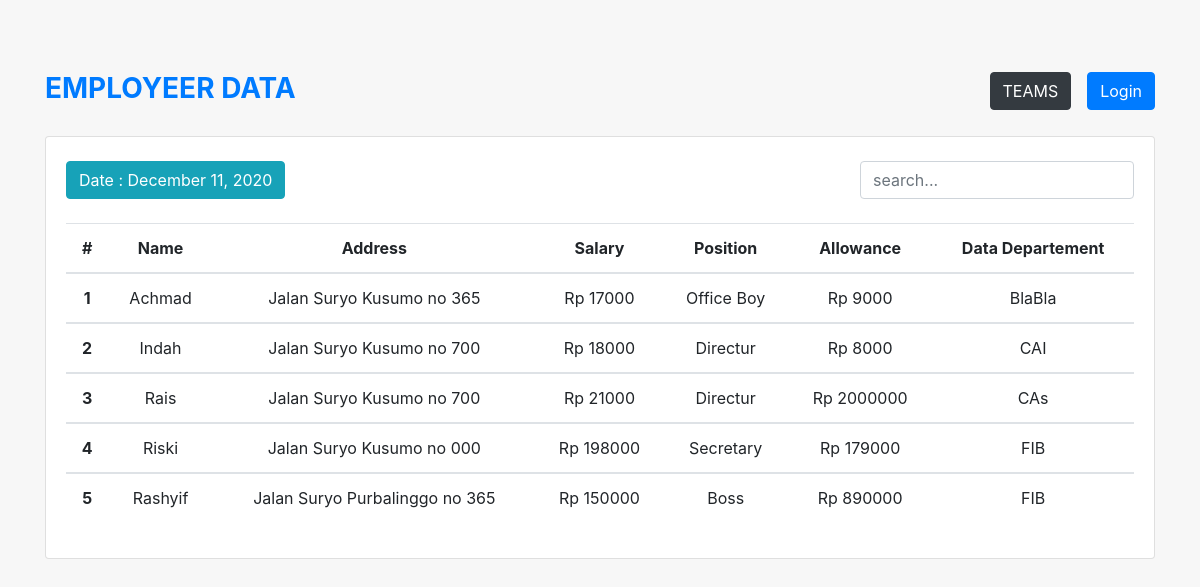
Screenshot of /Employee-Management/index.php with the database file from the repository.
### tables this page shows
CREATE TABLE `employees` (
  `id` int(11) NOT NULL,
  `name` varchar(100) NOT NULL,
  `address` varchar(255) NOT NULL,
  `salary` int(13) NOT NULL,
  `position` text NOT NULL,
  `allowance` int(13) NOT NULL,
  `data_departement` text NOT NULL
);

### Employee-Management/auth.php (called while the page is built, shortened)
<?php
    $connect = new mysqli("localhost", "root", "", "employee_management");
    function query($query) {
        global $connect;
        $result = mysqli_query($connect, $query);
        $rows = [];
        while ($row = mysqli_fetch_assoc($result)){
            $rows[] = $row;
        }
        return $rows;
    }
?>

### Employee-Management/index.php (the view, shortened to what this page needs)
<?php
  require 'auth.php';
  $sql = query("SELECT * FROM employees");
?>
<!DOCTYPE html>
<html>
  <head>
      <link rel="stylesheet" href="https://cdn.jsdelivr.net/npm/bootstrap@4.5.3/dist/css/bootstrap.min.css">
  </head>
  <body>
    <div class="container pt-5 mt-4">
      <div class="float-left">
        <h3 class="text-primary"><b>EMPLOYEER DATA</b></h3>
      </div>
      <div class="float-right">
        <form method="POST">
            <input type="submit" name="login" class="btn btn-primary" value="Login">
        </form>
      </div>
      <div class="float-right pr-3">
        <a href="teams.php" class="btn btn-dark">TEAMS</a>
      </div>
    </div>
    <div class="container pt-5 mt-3">
      <div class="card">
        <div class="card-body">
            <div class="form-inline d-flex float-left md-form form-sm pt-1">
                <a class="btn btn-info">Date : <?php echo date("F j, Y"); ?></a>
            </div>
          <form class="form-inline d-flex float-right md-form form-sm pt-1">
            <div class="form-group">
                <input class="form-control mb-4" id="tableSearch" type="text" placeholder="search...">
            </div>
          </form>
          <table class="table mt-5 text-center">
            <thead>
                  <tr>
                      <th scope="col">#</th>
                      <th scope="col">Name</th>
                      <th scope="col">Address</th>
                      <th scope="col">Salary</th>
                      <th scope="col">Position</th>
                      <th scope="col">Allowance</th>
                      <th scope="col">Data Departement</th>
                  </tr>
              </thead>
              <?php $i = 1; ?>
              <?php foreach ($sql as $data) : ?>
                <tbody id="myTable">
                  <tr>
                    <th><?php echo $i ?></th>
                    <td><?php echo $data['name'] ?></td>
                    <td><?php echo $data['address'] ?></td>
                    <td><?php echo '<a>Rp </a>' . $data['salary'] ?></td>
                    <td><?php echo $data['position'] ?></td>
                    <td><?php echo '<a>Rp </a>' . $data['allowance'] ?></td>
                    <td><?php echo $data['data_departement'] ?></td>
                  </tr>
                  <?php $i++; ?>
                </tbody>
              <?php endforeach; ?>
          </table>
        </div>
      </div>
    </div>
  </body>
</html>

### Employee-Management/index.php (style rules this page uses)
body { background-color: #f7f7f7; }

### rows the page displays
employees: name "Achmad", address "Jalan Suryo Kusumo no 365", salary "17000", position "Office Boy", allowance "9000", data_departement "BlaBla"
employees: name "Indah", address "Jalan Suryo Kusumo no 700", salary "18000", position "Directur", allowance "8000", data_departement "CAI"
employees: name "Rais", address "Jalan Suryo Kusumo no 700", salary "21000", position "Directur", allowance "2000000", data_departement "CAs"
employees: name "Riski", address "Jalan Suryo Kusumo no 000", salary "198000", position "Secretary", allowance "179000", data_departement "FIB"
employees: name "Rashyif", address "Jalan Suryo Purbalinggo no 365", salary "150000", position "Boss", allowance "890000", data_departement "FIB"
